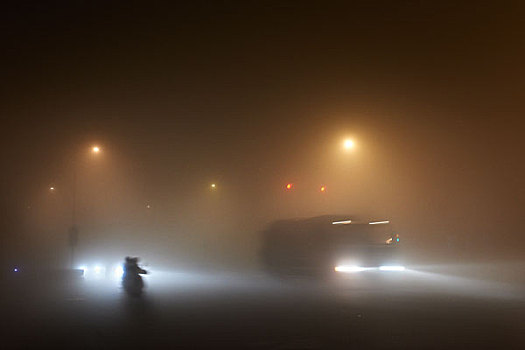
#> input picture removeMist/image/2.jpg, 525 x 350 px, found by its file name
$ python main.py
#> lines starting #> are read from the running program, lines starting #| are printed output that depends on the picture
#> in deHaze, `Y = np.zeros(m.shape)`: Y: shape (350, 525, 3) float64; every value is 0
import cv2
import numpy as np


def cv_show(name, img):
    cv2.imshow(name, img)
    cv2.waitKey()
    cv2.destroyAllWindows()


def show_two_pictures(img_one, img_two):
    cv_show("Two Pictures", np.hstack((img_one, img_two)))


def zmMinFilterGray(src, r=7):
#> called with r = 7
    return cv2.erode(src, np.ones((2 * r - 1, 2 * r - 1)))
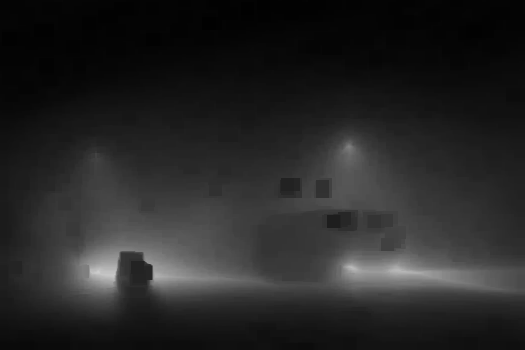
#> returned value: shape (350, 525) float64; min 0.00392, max 0.8, mean 0.149


def guidedfilter(I, p, r, eps):
#> called with r = 81, eps = 0.001
    height, width = I.shape
#> height = 350; width = 525
    m_I = cv2.boxFilter(I, -1, (r, r))
    m_p = cv2.boxFilter(p, -1, (r, r))
    m_Ip = cv2.boxFilter(I * p, -1, (r, r))
    cov_Ip = m_Ip - m_I * m_p

    m_II = cv2.boxFilter(I * I, -1, (r, r))
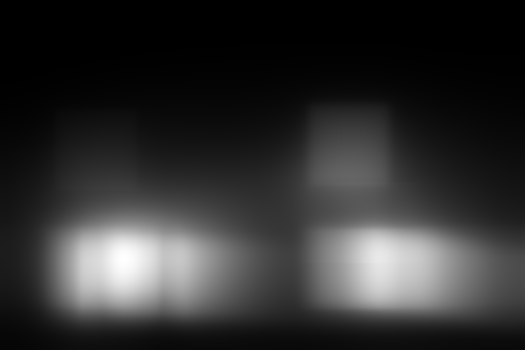
#> m_II: shape (350, 525) float64; min 0.000421, max 0.298, mean 0.0576; drawn with min black and max white
    var_I = m_II - m_I * m_I
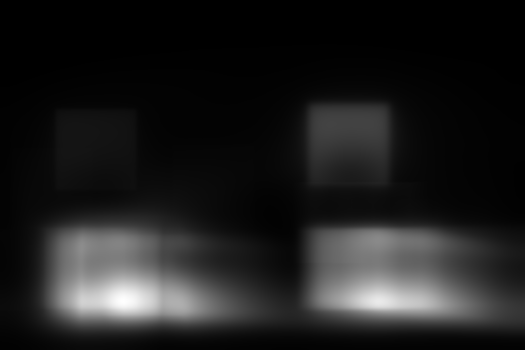
#> var_I: shape (350, 525) float64; min 1.29e-05, max 0.0745, mean 0.00909; drawn with min black and max white

    a = cov_Ip / (var_I + eps)
    b = m_p - a * m_I
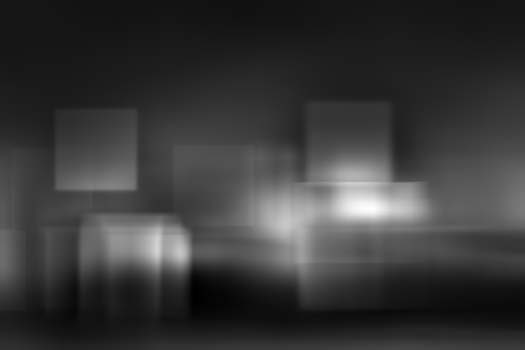
#> b: shape (350, 525) float64; min -0.00299, max 0.216, mean 0.046; drawn with min black and max white

    m_a = cv2.boxFilter(a, -1, (r, r))
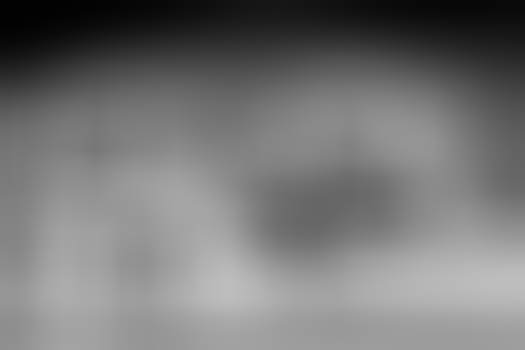
#> m_a: shape (350, 525) float64; min 0.004, max 0.745, mean 0.462
    m_b = cv2.boxFilter(b, -1, (r, r))
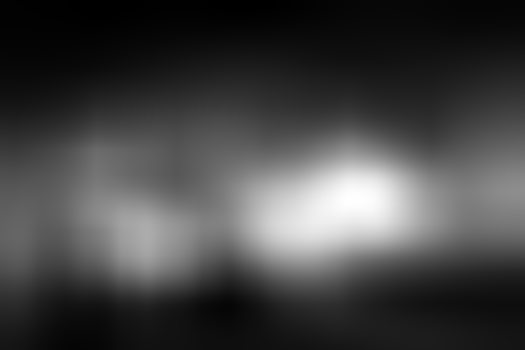
#> m_b: shape (350, 525) float64; min 0.0146, max 0.133, mean 0.046; drawn with min black and max white
    return m_a * I + m_b


def getV1(m, r, eps, w, maxV1):
    V1 = np.min(m, 2)
    V1 = guidedfilter(V1, zmMinFilterGray(V1, 7), r, eps)
    bins = 2000
    ht = np.histogram(V1, bins)
    d = np.cumsum(ht[0]) / float(V1.size)
#> d = 2000 values from 0.0035 to 1
    for lmax in range(bins - 1, 0, -1):
        if d[lmax] <= 0.999:
            break
    A = np.mean(m, 2)[V1 >= ht[1][lmax]].max()
#> A = 1
    V1 = np.minimum(V1 * w, maxV1)
    return V1, A


def deHaze(m, r=81, eps=0.001, w=0.95, maxV1=0.80, bGamma=False):
    Y = np.zeros(m.shape)
    V1, A = getV1(m, r, eps, w, maxV1)  # 得到遮罩图像和大气光照
#> A = 1
    for k in range(3):
        Y[:, :, k] = (m[:, :, k] - V1) / (1 - V1 / A)  # 颜色校正
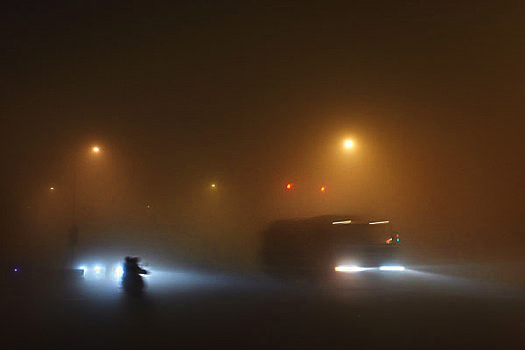
#> Y: shape (350, 525, 3) float64; mean B, G, R 0.0618, 0.135, 0.222; drawn with min black and max white
    Y = np.clip(Y, 0, 1)
    return Y


if __name__ == '__main__':
    m = deHaze(cv2.imread('C:/Users/Jun/PycharmProjects/removeMist/image/2.jpg') / 255.0) * 255
    cv2.imwrite('image/remove2.jpg', m)

$ run again, with removeMist/image/1.jpg copied over removeMist/image/2.jpg
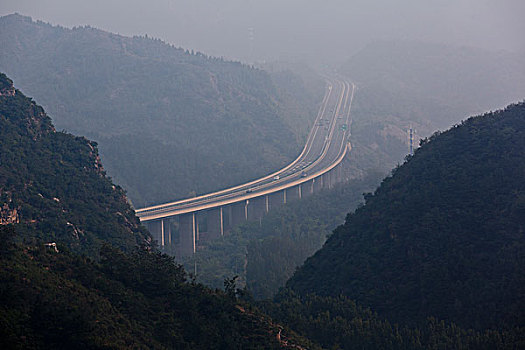
#> input picture removeMist/image/1.jpg, 525 x 350 px, found by its file name
#> height = 350; width = 525
#> in guidedfilter, `return m_a * I + m_b`:
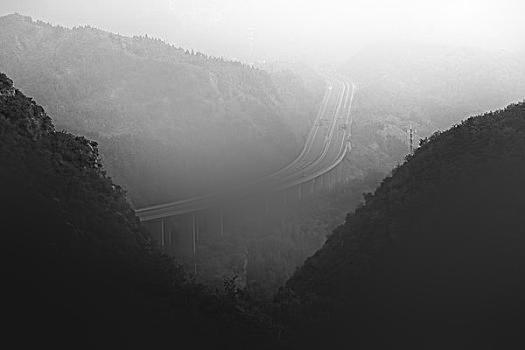
#> returned value: shape (350, 525) float64; min -0.0634, max 0.635, mean 0.232; drawn with min black and max white
#> d = 2000 values from 5.44e-06 to 1
#> in getV1, `A = np.mean(m, 2)[V1 >= ht[1][lmax]].max()`: A = 0.69
#> in deHaze, `Y = np.clip(Y, 0, 1)`:
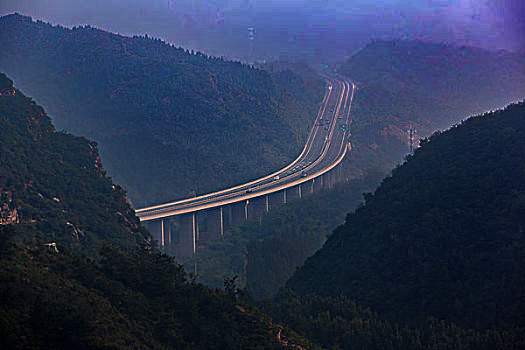
#> Y: shape (350, 525, 3) float64; mean B, G, R 0.321, 0.213, 0.168

$ run again, with removeMist/image/remove1.jpg copied over removeMist/image/2.jpg
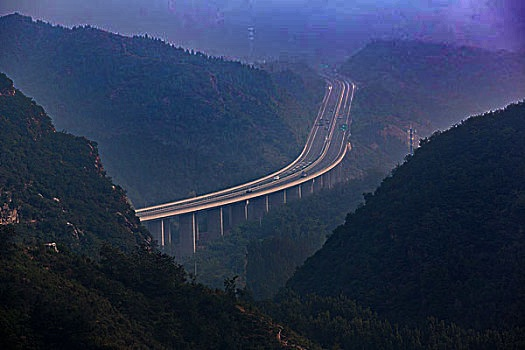
#> input picture removeMist/image/remove1.jpg, 525 x 350 px, found by its file name
#> height = 350; width = 525
#> in guidedfilter, `return m_a * I + m_b`:
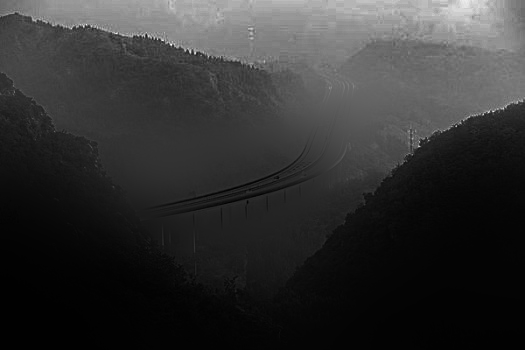
#> returned value: shape (350, 525) float64; min -0.00206, max 0.474, mean 0.0921; drawn with min black and max white
#> d = 2000 values from 5.44e-06 to 1
#> in getV1, `A = np.mean(m, 2)[V1 >= ht[1][lmax]].max()`: A = 0.987
#> in deHaze, `Y = np.clip(Y, 0, 1)`:
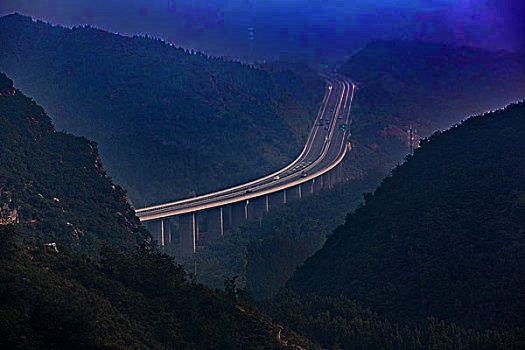
#> Y: shape (350, 525, 3) float64; mean B, G, R 0.272, 0.142, 0.0907
